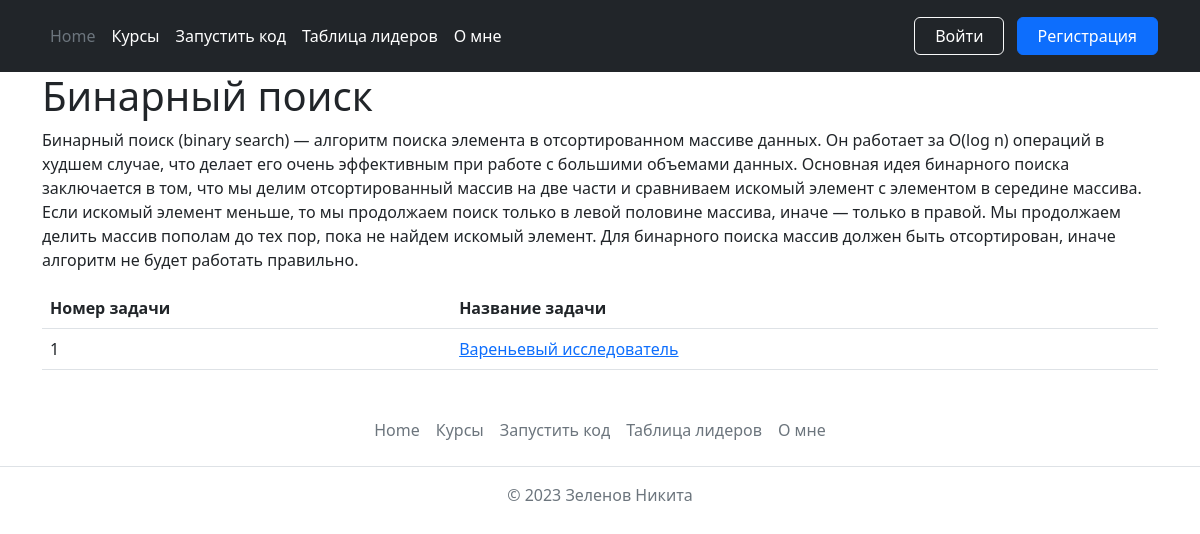
Page /courses/course?course_id=1 on the committed database.
### data/topics.py (models this page shows)
class Topic(SqlAlchemyBase):
    __tablename__ = 'topics'
    id = sqlalchemy.Column(sqlalchemy.Integer,
                           primary_key=True, autoincrement=True)
    glob_id = sqlalchemy.Column(sqlalchemy.Integer,
                                unique=True)
    topic = sqlalchemy.Column(sqlalchemy.String, nullable=True)
    description = sqlalchemy.Column(sqlalchemy.String, nullable=True)

### data/tasks.py (models this page shows)
class Task(SqlAlchemyBase):
    __tablename__ = 'tasks'
    id = sqlalchemy.Column(sqlalchemy.Integer, primary_key=True, autoincrement=True)
    glob_id = sqlalchemy.Column(sqlalchemy.Integer, unique=True)
    topic_id = sqlalchemy.Column(sqlalchemy.Integer)
    task = sqlalchemy.Column(sqlalchemy.String, nullable=True)
    description = sqlalchemy.Column(sqlalchemy.String, nullable=True)

### routes.py (the view)
@app.route('/courses/course', methods=['GET', 'POST'])
def course():
    if request.method == 'POST':
        pass
    id = request.values.get('course_id', 0)
    topic = db_sess.query(topics.Topic).filter(topics.Topic.glob_id == id).all()
    if topic:
        topic = topic[0]
        data = db_sess.query(tasks.Task).filter(tasks.Task.topic_id == topic.id).all()
        return render_template('topic.html', cur_user=get_username(request), theme=topic.topic, title=topic.topic, description=topic.description, data=data)
    else:
        return redirect('/courses')

### routes.py (called while the page is built)
def account_check(request):
    a = request.cookies.get('session', 0)
    if a:
        res = db_sess.query(users.User).filter(users.User.session == a).all()
        if len(res) == 1:
            return res[0].glob_id
    return False

def get_username(request):
    id = account_check(request)
    username = db_sess.query(users.User.name).filter(users.User.glob_id == id).first()
    if username:
        return username[0]
    else:
        return ''

### templates/topic.html (shortened to what this page needs)
{% extends "base.html" %}
{% block body %}
<div class="container">
    <h1>{{ theme }}</h1>
    <p>{{ description }}</p>
    {% if data %}
    <table class="table">
      <thead>
        <tr>
          <th>Номер задачи</th>
          <th>Название задачи</th>
        </tr>
      </thead>
      <tbody>
        {% for i in range(data|length) %}
        <tr>
          <td>{{ i + 1 }}</td>
          <td><a href="task?task_id={{ data[i].glob_id }}">{{ data[i].task }}</a></td>
        </tr>
        {% endfor %}
      </tbody>
    </table>
    {% endif %}
  </div>
{% endblock %}

### rows in the picture
Topic: topic "Бинарный поиск", description "Бинарный поиск (binary search) — алгоритм поиска элемента в отсортированном массиве данных. Он работает за O(log n) операций в худшем случае, что делает его очень эффективным при работе с большими объемами данных. Основная идея бинарного поиска заключается в том, что мы делим отсортированный массив на две части и сравниваем искомый элемент с элементом в середине массива. Если искомый элемент меньше, то мы продолжаем поиск только в левой половине массива, иначе — только в правой. Мы продолжаем делить массив пополам до тех пор, пока не найдем искомый элемент. Для бинарного поиска массив должен быть отсортирован, иначе алгоритм не будет работать правильно."
Task: task "Вареньевый исследователь"

### other values in the picture
{{ i + 1 }} "1"
